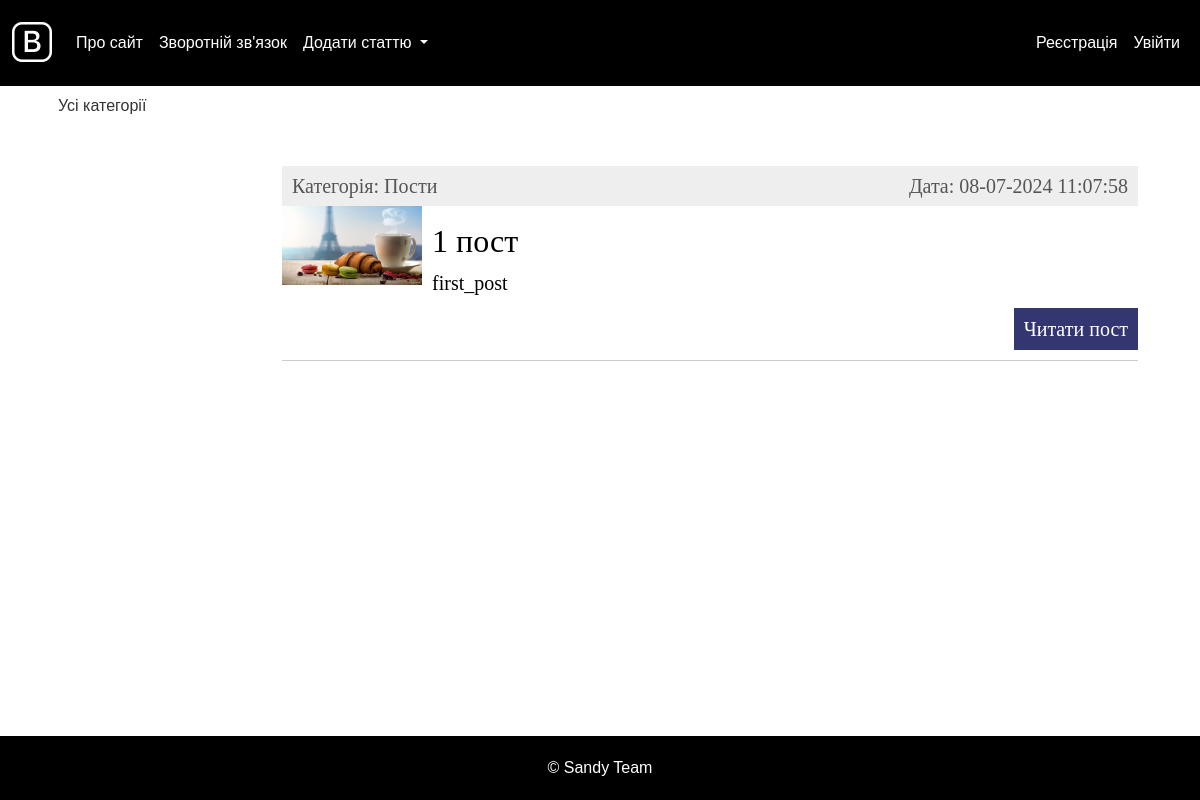
/, run on an earlier commit of the app's database.
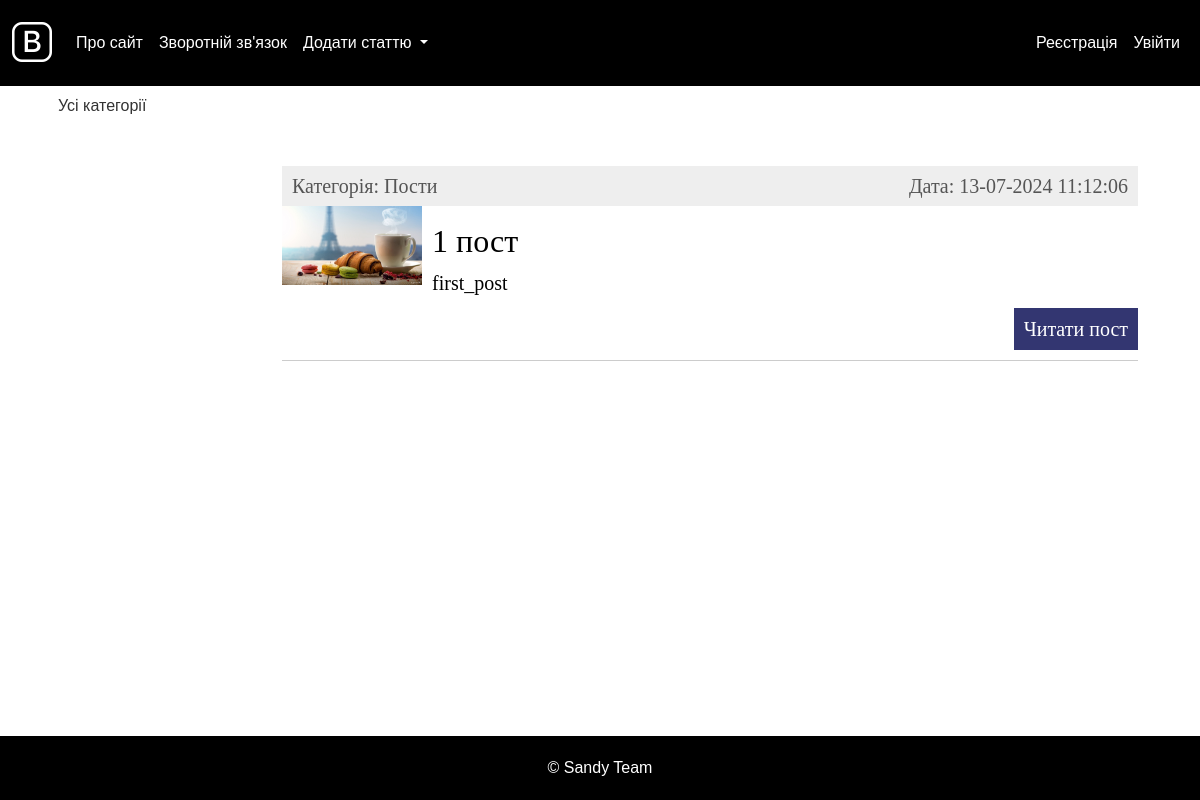
And on a later commit of the database.
### blog/models.py (models this page shows, shortened)
class Blog(models.Model):
    DRAFT = 'draft'
    PUBLISHED = 'published'
    STATUS_CHOICES = [
        (DRAFT, 'Чернетка'),
        (PUBLISHED, 'Опублікована'),
    ]
    title = models.CharField(max_length=255, verbose_name="Заголовок")
    slug = models.SlugField(max_length=255, unique=True, verbose_name="URL")
    content = models.TextField(blank=True, verbose_name="Текст статті")
    photo = models.ImageField(upload_to="photos/%Y/%m/%d/", verbose_name="Фото", blank=True, null=True)
    time_create = models.DateTimeField(auto_now_add=True, verbose_name="Час створення")
    time_update = models.DateTimeField(auto_now=True, verbose_name="Час оновлення")
    status = models.CharField(max_length=10, choices=STATUS_CHOICES, default=DRAFT, verbose_name="Статус")
    cat = models.ForeignKey('Category', on_delete=models.PROTECT, verbose_name="Категорія")
    author = models.ForeignKey(settings.AUTH_USER_MODEL, on_delete=models.CASCADE, related_name='posts', verbose_name="Автор", null=True)
    likes = models.ManyToManyField(settings.AUTH_USER_MODEL, related_name='liked_posts', blank=True, verbose_name="Лайки", through='PostLike')
    dislikes = models.ManyToManyField(settings.AUTH_USER_MODEL, related_name='disliked_posts', blank=True, verbose_name="Дизлайки", through='PostDislike')
    tags = TaggableManager()
    def get_absolute_url(self):
        return reverse('post', kwargs={'post_slug': self.slug})
    class Meta:
        verbose_name = 'Запис блогу'
        verbose_name_plural = 'Записи блогу'
        ordering = ['id']

class Category(models.Model):
    name = models.CharField(max_length=100, verbose_name="Назва категорії")
    slug = models.SlugField(max_length=255, unique=True, verbose_name="URL")
    def __str__(self):
        return self.name
    class Meta:
        verbose_name = 'Категорія'
        verbose_name_plural = 'Категорії'
        ordering = ['id']

### blog/views.py (the view)
# urls.py: path('', views.BlogHome.as_view(), name='home'),
class BlogHome(ListView):
        model = Blog
        template_name = 'index.html'
        context_object_name = 'posts'
        def get_context_data(self, **kwargs):
            context = super().get_context_data(**kwargs)
            c_def = {'title': "Головна сторінка"}
            context.update(c_def)
            context.update(menu(self.request))
            return context
        def get_queryset(self):
            return Blog.objects.filter(status='published').select_related('cat')

### blog/utils.py (called while the page is built)
def menu(request):
    user_menu = [{'title': "Про сайт", 'url_name': 'about'},
                 {'title': "Додати статтю", 'url_name': 'add_page'},
                 {'title': "Зворотній зв'язок", 'url_name': 'contact'}]
    if request.user.is_authenticated:
        user_menu.insert(1, {'title': "Вийти", 'url_name': 'logout'})
    else:
        user_menu.insert(1, {'title': "Увійти", 'url_name': 'login'})
    return {'menu': user_menu}

### blog/templates/index.html (shortened to what this page needs)
{% extends 'base.html' %}
{% block content %}
<ul class="list-articles">
    {% for p in posts %}
    <li>
        <div class="article-panel">
            <p class="first">Категорія: {{ p.cat }}</p>
            <p class="last">Дата: {{ p.time_update|date:"d-m-Y H:i:s" }}</p>
        </div>
        {% if p.photo %}
        <p><img class="img-article-left thumb" src="{{ p.photo.url }}"></p>
        {% endif %}
        <h2>{{ p.title }}</h2>
        {% autoescape on %}
        {{ p.content|linebreaks|truncatewords:50 }}
        {% endautoescape %}
        <p class="link-read-post"><a href="{{ p.get_absolute_url }}">Читати пост</a></p>
    </li>
    {% endfor %}
</ul>
{% endblock %}

What changed in the data, as far as the page shows it:
changed Blog "1 пост": time_update "08-07-2024 11:07:58" → "13-07-2024 11:12:06"
